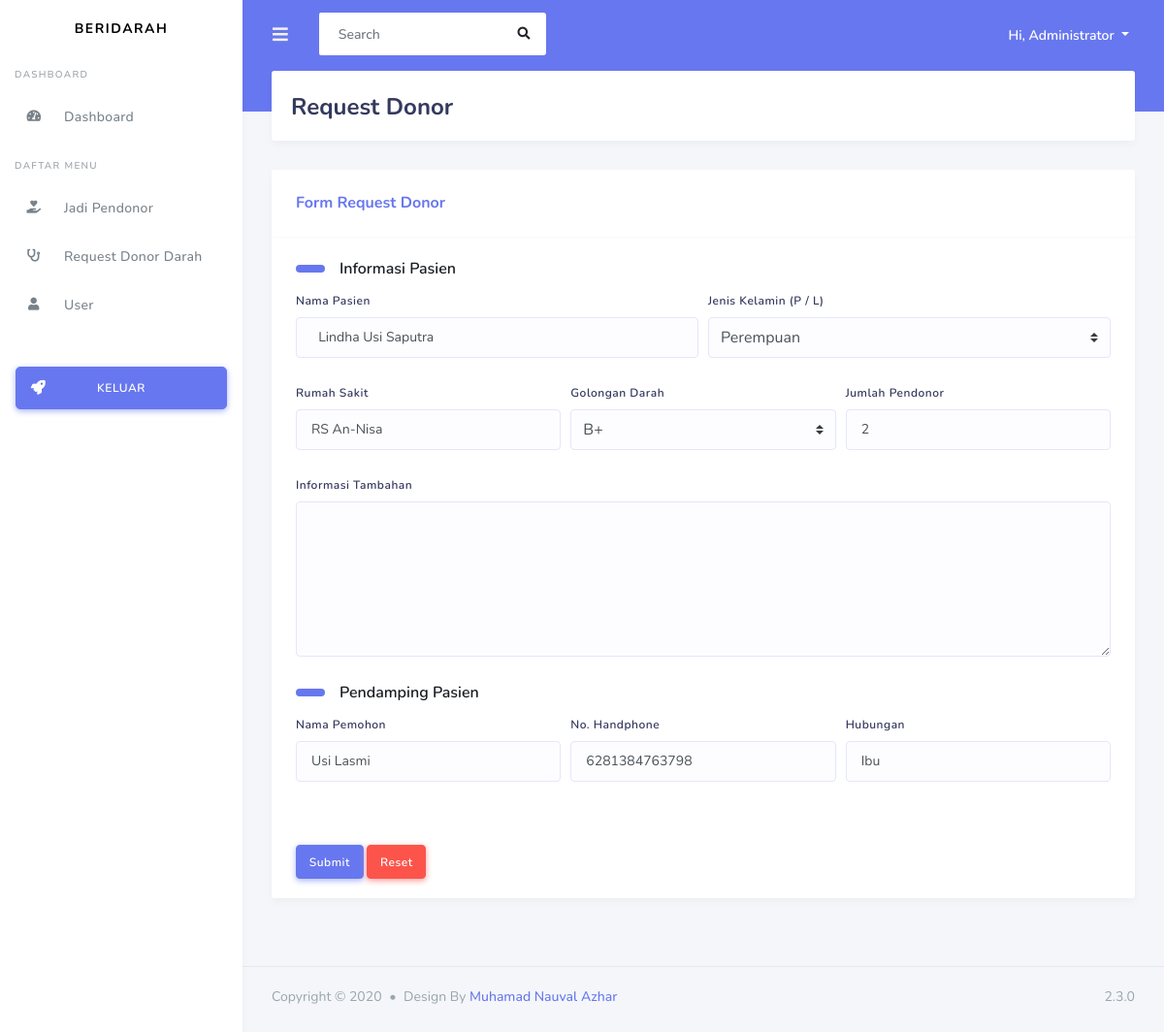
/dashboard/request/edit_request.php?id=1 (signed in), run on the app's committed database.
### tables this page shows
CREATE TABLE `request` (
  `id_request` int(11) NOT NULL,
  `id_user` int(11) DEFAULT NULL,
  `recipient_name` varchar(255) DEFAULT NULL,
  `recipient_gender` varchar(1) DEFAULT NULL,
  `blood_group` varchar(3) DEFAULT NULL,
  `hospital` varchar(255) DEFAULT NULL,
  `number_donors` int(3) DEFAULT NULL,
  `requester_name` varchar(255) DEFAULT NULL,
  `requester_phone` varchar(15) DEFAULT NULL,
  `relationship` varchar(255) DEFAULT NULL,
  `message` text,
  `status` tinyint(1) DEFAULT '1',
  `created_date` datetime NOT NULL DEFAULT CURRENT_TIMESTAMP,
  `updated_date` datetime DEFAULT NULL
);

### dashboard/request/edit_request.php (the view, shortened to what this page needs)
<?php
include_once('../../config/database.php');
$id = $_GET['id'];
$sql = "SELECT * FROM request WHERE id_request = '$id'";
$data = $conn->query($sql);
$user_data = mysqli_fetch_object($data);
?>
<!DOCTYPE html>
<html lang="en">
<head>
    <link rel="stylesheet" href="https://stackpath.bootstrapcdn.com/bootstrap/4.3.1/css/bootstrap.min.css">
    <link rel="stylesheet" href="https://use.fontawesome.com/releases/v5.7.2/css/all.css">
    <link rel="stylesheet" href="../../assets/css/style.css">
    <link rel="stylesheet" href="../../assets/css/components.css">
</head>
<body>
    <div id="app">
        <div class="main-wrapper">
            <div class="navbar-bg"></div>
            <?php require('../topbar.php'); ?>
            <?php require('../sidebar.php'); ?>
            <div class="main-content">
                <section class="section">
                    <div class="section-header">
                        <h1>Request Donor</h1>
                    </div>
                    <div class="section-body">
                        <form class="card" action="edit_request_action.php" method="POST">
                            <div class="card-header">
                                <h4>Form Request Donor</h4>
                            </div>
                            <div class="card-body">
                                <div class="section-title mt-0">Informasi Pasien</div>
                                <div class="form-row">
                                    <div class="form-group col-md-6">
                                        <label for="nameRecipient">Nama Pasien</label>
                                        <input type="text" class="form-control" id="nameRecipient" name="recipient_name"" value=" <?= $user_data->recipient_name ?>" required>
                                    </div>
                                    <div class=" form-group col-md-6">
                                        <label for="gender">Jenis Kelamin (P / L)</label>
                                        <select class="custom-select" id="gender" name="recipient_gender" required>
                                            <option value="P" <?= ($user_data->recipient_gender == "P") ? 'selected' : ''; ?>>Perempuan</option>
                                        </select>
                                    </div>
                                </div>
                                <div class="form-row">
                                    <div class="form-group col-md-4">
                                        <label for="inputHospital">Rumah Sakit</label>
                                        <input type="text" class="form-control" id="inputHospital" name="hospital" placeholder="RSUD. Arifin Ahmad" value="<?= $user_data->hospital; ?>" required>
                                    </div>
                                    <div class="form-group col-md-4">
                                        <label for="inputBloodGroup">Golongan Darah</label>
                                        <select class="custom-select" id="inputBloodGroup" name="blood_group" required>
                                            <option value="B+" <?= ($user_data->blood_group == "B+") ? 'selected' : ''; ?>>B+</option>
                                        </select>
                                    </div>
                                    <div class="form-group col-md-4">
                                        <label for="numberOfDonors">Jumlah Pendonor</label>
                                        <input type="number" class="form-control" id="numberOfDonors" name="numberDonors" min="1" placeholder="Cth: 1 Orang" value="<?= $user_data->number_donors ?>" required>
                                    </div>
                                </div>
                                <div class="form-group">
                                    <label for="inputMessage">Informasi Tambahan</label>
                                    <textarea class="form-control" id="inputMessage" name="message" style="height: 10rem;"><?= $user_data->message; ?></textarea>
                                </div>
                                <div class="section-title mt-0">Pendamping Pasien</div>
                                <div class="form-row">
                                    <div class="form-group col-md-4">
                                        <label for="nameRequester">Nama Pemohon</label>
                                        <input type="text" class="form-control" id="nameRequester" name="requester_name" placeholder="Nama Lengkap" value="<?= $user_data->requester_name ?>" required>
                                    </div>
                                    <div class="form-group col-md-4">
                                        <label for="inputPhone">No. Handphone</label>
                                        <input type="text" class="form-control" id="inputPhone" name="requester_phone" placeholder="No. Handphone (Aktif)" value="<?= $user_data->requester_phone ?>" required>
                                    </div>
                                    <div class="form-group col-md-4">
                                        <label for="inputRelationship">Hubungan</label>
                                        <input type="text" class="form-control" id="inputRelationship" name="relationship" placeholder="Hubungan dengan pasien" value="<?= $user_data->relationship ?>" required>
                                    </div>
                                </div>
                            </div>
                            <div class="card-footer">
                                <button class="btn btn-primary" name="edit_request">Submit</button>
                                <button class="btn btn-danger" type="reset">Reset</button>
                            </div>
                        </form>
                    </div>
                </section>
            </div>
            <?php require('../footer.php'); ?>
        </div>
    </div>
</body>
</html>

### data on the page
request: recipient_name "Lindha Usi Saputra", recipient_gender "Perempuan", hospital "RS An-Nisa", blood_group "B+", numberDonors "2", requester_name "Usi Lasmi", requester_phone "6281384763798", relationship "Ibu"

### other printed values
$_SESSION['user']->name "Administrator"
